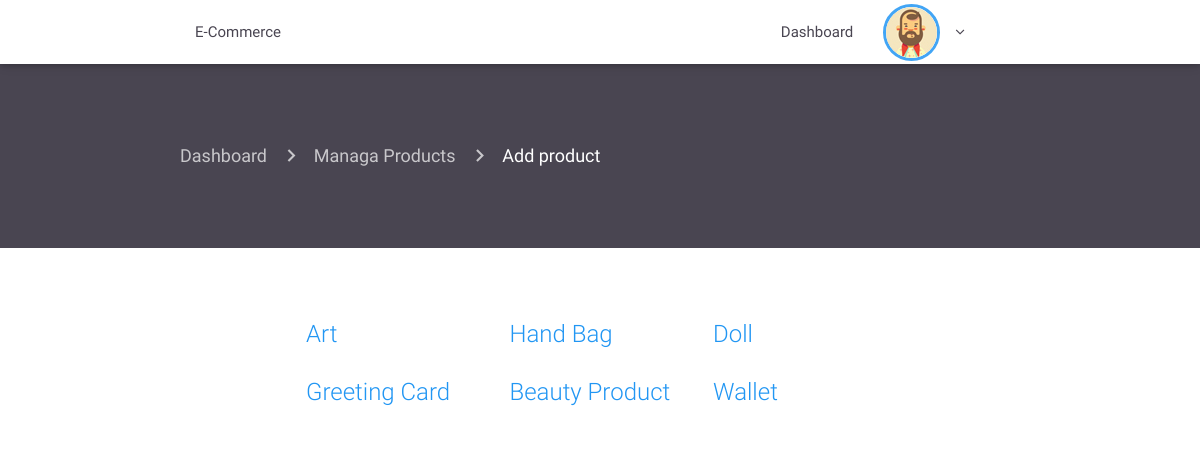
Page /admin/addproduct.php (signed in) on the committed database.
### tables this page shows
CREATE TABLE `category` (
  `id` int(11) NOT NULL,
  `name` varchar(1000) NOT NULL
);

### admin/addproduct.php (the view, shortened to what this page needs)
<?php
if (!isset($_SESSION['id'])) {
header('Location: ../sign.php');
}
else {
require 'includes/header.php';
require 'includes/navconnected.php'; }
?>
<div class="container-fluid product-page">
  <div class="container current-page">
    <nav>
      <div class="nav-wrapper">
        <div class="col s12">
          <a href="index.php" class="breadcrumb">Dashboard</a>
          <a href="infoproduct.php" class="breadcrumb">Managa Products</a>
          <a href="addproduct.php" class="breadcrumb">Add product</a>
        </div>
      </div>
    </nav>
  </div>
</div>
<div class="container addproduct">
  <div class="container">
    <div class="row">
        <?php
        include '../db.php';
          $querycategory = "SELECT id, name FROM category";
          $total = $connection->query($querycategory);
          if ($total->num_rows > 0) {
          while($rowcategory = $total->fetch_assoc()) {
            $id_category = $rowcategory['id'];
            $name_category = $rowcategory['name'];
        ?>
        <div class="col s12 m4">
          <div class="card hoverable animated slideInUp wow">
            <div class="card">
              <a href="addp.php?id=<?= $id_category; ?>&category=<?= $name_category; ?>">
                <span class="card-title blue-text"><?= $name_category; ?></span></a>
            </div>
          </div>
        </div>
      <?php }} ?>
    </div>
  </div>
</div>
<?php require 'includes/footer.php'; ?>

### admin/src/css/style.css (style rules this page uses)
.product-page { padding-top: 60px; padding-bottom: 60px; background-color: #494551; }
.product-page nav { background: none; box-shadow: none; }
.addproduct { padding-top: 60px; }
.addproduct .card { box-shadow: none; }

### rows in the picture
category: name "Art"
category: name "Hand Bag"
category: name "Doll"
category: name "Greeting Card"
category: name "Beauty Product"
category: name "Wallet"
